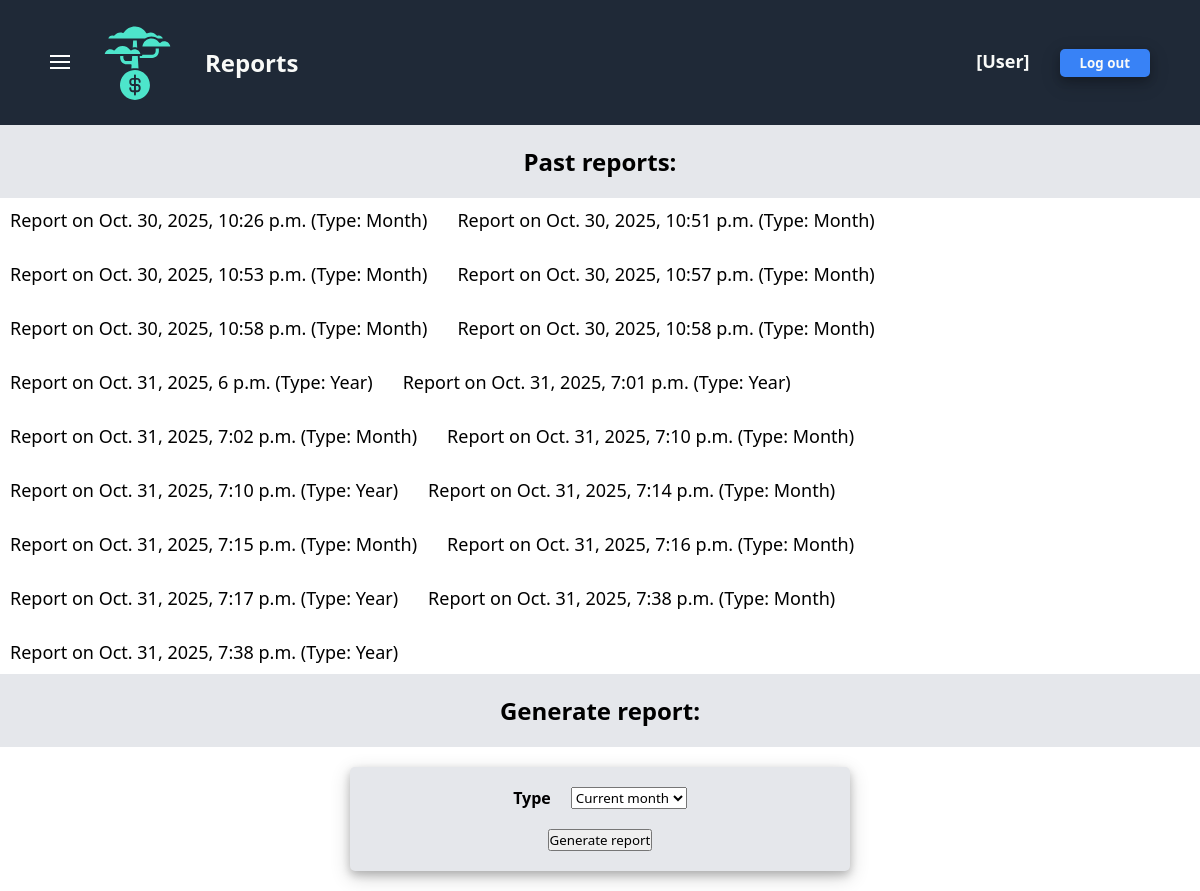
Page /finance/reports/ on the committed database.
### finance/models.py (models this page shows)
class Report(models.Model):
    user = models.ForeignKey(User, on_delete=models.CASCADE)
    reportType = models.CharField(default="Month", max_length=200)
    file = models.FileField(upload_to="reports/")
    creationDate = models.DateTimeField(auto_now_add=True)

### finance/views.py (the view)
# urls.py: path("reports/", views.reports, name="reports"),
def reports(request):
    message = request.GET.get("message", "")
    reports = Report.objects.all()
    return render(
        request,
        "finance/reports.html",
        {
            "reports": reports,
            "message": message
        }
    )

### finance/templates/finance/reports.html (shortened to what this page needs)
{% extends "finance/finance-base.html" %}
{% block header-title %}Reports{% endblock %}
{% block finance_extra_css %}
    {% load static %}
    <link rel="stylesheet" href="{% static 'finance/reports-style.css' %}">
{% endblock %}
{% block saved-label %}Past reports:{% endblock %}
{% block presence-check-and-list %}
    {% if reports %}
        {% for i in reports %}
            <li id="past-report">
               <a href="{% url 'finance:downloadPastReport' i.id %}">Report on {{ i.creationDate }} (Type: {{ i.reportType }})</a>
            </li>
        {% endfor %}
    {% else %}
        <li>No reports generated yet.</li>
    {% endif %}
{% endblock %}
{% block enter-label %}Generate report:{% endblock %}
{% block form %}
    <form action="{% url 'finance:generateReport' %}" method="post" class="form">
        <div class="form-components">
            <div class="form-labels-and-answers">
                <div class="form-labels">
                    <div><strong>Type</strong></div>
                </div>
                <div class="form-answers">
                    <select id="type" name="type">
                        <option value="Month">Current month</option>
                    </select>
                </div>
            </div>
            <div class="submit">
                <input type="submit" value="Generate report">
            </div>
        </div>
    </form>
{% endblock %}

### dashboard/static/dashboard/navbar-and-sidebar-base-style.css (style rules this page uses)
* { padding: 0; margin: 0; box-sizing: border-box; font-family: system-ui, -apple-system, BlinkMacSystemFont, 'Segoe UI', Roboto, Oxygen, Ubuntu, Cantarell, 'Open Sans', 'Helvetica Neue', sans-serif; }
body { display: flex; flex-direction: column; }
a { text-decoration: none; font-size: 18px; color: #e5e7eb; display: flex; flex-direction: column; justify-content: center; align-items: center; }

### finance/static/finance/finance-base-style.css (style rules this page uses)
.form { display: flex; justify-content: center; margin: 20px; }
.form-components { display: flex; flex-direction: column; justify-content: center; width: 500px; gap: 20px; padding: 20px; background-color: #e5e7eb; border-radius: 5px; box-shadow: 0 4px 8px 0 rgba(0, 0, 0, 0.2), 0 6px 20px 0 rgba(0, 0, 0, 0.19); }
.form-labels-and-answers { display: flex; justify-content: center; gap: 20px; }
.form-labels { display: flex; flex-direction: column; justify-content: space-around; gap: 20px; }
.form-answers { display: flex; flex-direction: column; justify-content: space-around; gap: 20px; }
.submit { display: flex; justify-content: center; align-items: center; }

### finance/static/finance/reports-style.css (style rules this page uses)
a { color: black; }

### rows in the picture
Report: creationDate "Oct. 30, 2025, 10:26 p.m.", reportType "Month"
Report: creationDate "Oct. 30, 2025, 10:51 p.m.", reportType "Month"
Report: creationDate "Oct. 30, 2025, 10:53 p.m.", reportType "Month"
Report: creationDate "Oct. 30, 2025, 10:57 p.m.", reportType "Month"
Report: creationDate "Oct. 30, 2025, 10:58 p.m.", reportType "Month"
Report: creationDate "Oct. 30, 2025, 10:58 p.m.", reportType "Month"
Report: creationDate "Oct. 31, 2025, 6 p.m.", reportType "Year"
Report: creationDate "Oct. 31, 2025, 7:01 p.m.", reportType "Year"
Report: creationDate "Oct. 31, 2025, 7:02 p.m.", reportType "Month"
Report: creationDate "Oct. 31, 2025, 7:10 p.m.", reportType "Month"
Report: creationDate "Oct. 31, 2025, 7:10 p.m.", reportType "Year"
Report: creationDate "Oct. 31, 2025, 7:14 p.m.", reportType "Month"
Report: creationDate "Oct. 31, 2025, 7:15 p.m.", reportType "Month"
Report: creationDate "Oct. 31, 2025, 7:16 p.m.", reportType "Month"
Report: creationDate "Oct. 31, 2025, 7:17 p.m.", reportType "Year"
Report: creationDate "Oct. 31, 2025, 7:38 p.m.", reportType "Month"
Report: creationDate "Oct. 31, 2025, 7:38 p.m.", reportType "Year"
